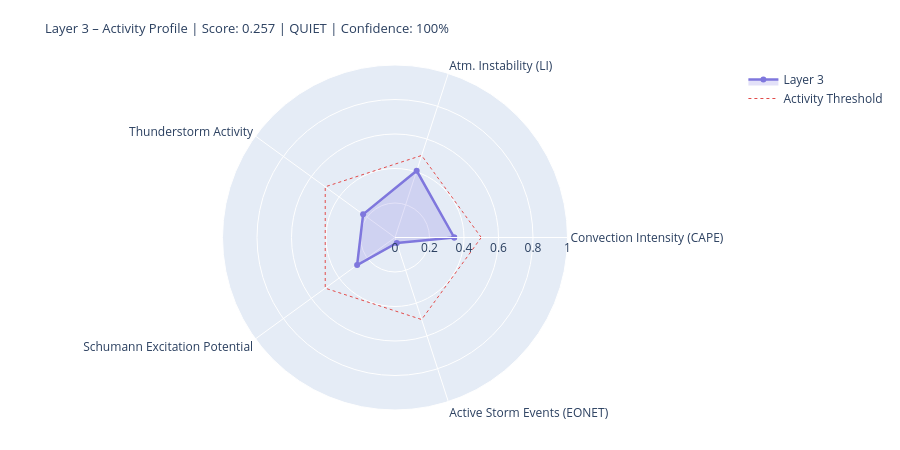

Notebook code for this chart:
### Markdown cell above
---
## 4. State Assessment & Handoff to Layer 4/5

### Code cell
# ============================================================
# LAYER-3-SCORE
# Five dynamic components
# ============================================================

def norm(v, lo, hi):
    if v is None or (isinstance(v, float) and math.isnan(v)): return None
    return round(max(0.0, min(1.0, (v - lo) / (hi - lo))), 4)

# --- 1) Convection intensity (global CAPE mean) ---
cape_mean = df_atm['cape'].dropna().mean() if not df_atm.empty else None
conv_score = norm(cape_mean, 0, 3000)
conv_src   = 'primary' if cape_mean is not None else 'missing'

# --- 2) Atmospheric instability (LI mean) ---
li_mean   = df_atm['li'].dropna().mean() if not df_atm.empty else None
# Negative LI = unstable → higher score
instab_score = norm(-li_mean if li_mean is not None else None, -6, 6)
instab_src   = 'primary' if li_mean is not None else 'missing'

# --- 3) Thunderstorm activity (mean thunder score + WMO count) ---
thunder_mean = df_atm['thunder_score'].mean() if not df_atm.empty else None
n_thunder    = int(df_atm['thunderstorm'].sum()) if not df_atm.empty else 0
thunder_score_val = norm(
    (thunder_mean or 0) * 0.7 + n_thunder * 0.1, 0, 1.0
) if thunder_mean is not None else None
thunder_src = 'primary'

# --- 4) Schumann excitation potential (weighted Schumann contribution) ---
schumann_pot = df_atm['schumann_contribution'].mean() if not df_atm.empty else None
# Boosted by Layer-2 thunderstorm trigger
if schumann_pot is not None and l2_thunder:
    schumann_pot = min(1.0, schumann_pot * 1.2)
schumann_score = norm(schumann_pot, 0, 1.0) if schumann_pot is not None else None
schumann_src   = 'derived'

# --- 5) Storm activity (NASA EONET) ---
# Distinction: None = data not loaded, 0.0 = loaded but no events
storm_score = None
storm_src   = 'missing'
if raw.get('storms') is not None:          # API reached successfully
    storm_score = norm(len(storm_events), 0, 30) if storm_events else 0.0
    storm_src   = 'primary'

# X-Ray and Kp: context only, not in dynamic score
# (X-Ray = Layer-0/4 driver; Kp = geomagnetic index, not a lightning proxy)
xray_context = None
if raw.get('xray'):
    df_xc = pd.DataFrame(raw['xray'])
    fc = next((c for c in df_xc.columns
               if any(k in c.lower() for k in ['flux','long']) and 'time' not in c.lower()),
              df_xc.columns[1])
    df_xc[fc] = pd.to_numeric(df_xc[fc], errors='coerce')
    xray_last = df_xc[fc].dropna().iloc[-1] if not df_xc[fc].dropna().empty else None
    if xray_last:
        xray_class = ('X' if xray_last>=1e-4 else 'M' if xray_last>=1e-5
                      else 'C' if xray_last>=1e-6 else 'B')
        xray_context = {'flux': float(xray_last), 'class': xray_class}
        print(f'X-Ray context: {xray_class}-class ({xray_last:.2e} W/m²)')

# --- Aggregate ---
COMPONENTS = {
    'Convection Intensity (CAPE)':  {'score': conv_score,       'source': conv_src,    'dynamic': True},
    'Atm. Instability (LI)':         {'score': instab_score,     'source': instab_src,  'dynamic': True},
    'Thunderstorm Activity':              {'score': thunder_score_val, 'source': thunder_src, 'dynamic': True},
    'Schumann Excitation Potential':   {'score': schumann_score,   'source': schumann_src,'dynamic': True},
    'Active Storm Events (EONET)': {'score': storm_score,      'source': storm_src,   'dynamic': True},
}

available   = {k: v['score'] for k, v in COMPONENTS.items() if v['score'] is not None}
unavailable = [k for k, v in COMPONENTS.items() if v['score'] is None]
layer3_score = round(sum(available.values()) / len(available), 4) if available else None
confidence   = round(len(available) / len(COMPONENTS), 2)
level = ('unknown' if layer3_score is None
         else 'quiet'   if layer3_score < 0.3
         else 'moderate' if layer3_score < 0.6
         else 'active')
dominant_l3 = max(available, key=available.get) if available else 'none'

# --- Ausgabe ---
W = 68
print('=' * W)
print('LAYER 3 – ATMOSPHERE / WEATHER / THUNDERSTORMS – STATE ASSESSMENT')
print('=' * W)
for name, comp in COMPONENTS.items():
    s = comp['score']
    if s is not None:
        bar = '█' * int(s * 20) + '░' * (20 - int(s * 20))
        print(f'  {name:<36} {bar}  {s:.3f}  [{comp["source"]}]')
    else:
        print(f'  {name:<36} {"─" * 20}  n/a   [missing]')
print('-' * W)
print(f'  Score:        {layer3_score:.3f}  ({len(available)}/{len(COMPONENTS)} components)')
print(f'  Confidence:   {confidence:.0%}')
print(f'  Level:        {level.upper()}')
print(f'  Dominant:     {dominant_l3}')
print(f'  CAPE mean:    {cape_mean:.0f} J/kg' if cape_mean else '  CAPE mean:    n/a')
print(f'  LI mean:      {li_mean:.1f} K' if li_mean is not None else '  LI mean:      n/a')
print(f'  Thunderstorms:{n_thunder} points (WMO)  +  {len(storm_events)} NASA EONET')
print('=' * W)

# Radar
cats   = list(available.keys())
vals_r = list(available.values())
if len(cats) >= 3:
    fig = go.Figure()
    fig.add_trace(go.Scatterpolar(
        r=vals_r + [vals_r[0]], theta=cats + [cats[0]],
        fill='toself', fillcolor='rgba(127,119,221,0.22)',
        line=dict(color='#7F77DD', width=2.5), name='Layer 3'
    ))
    fig.add_trace(go.Scatterpolar(
        r=[0.5] * (len(cats)+1), theta=cats + [cats[0]],
        line=dict(color='#E24B4A', dash='dot', width=1),
        mode='lines', name='Activity Threshold'
    ))
    fig.update_layout(
        title=dict(
            text=f'Layer 3 – Activity Profile | Score: {layer3_score:.3f} | {level.upper()} | Confidence: {confidence:.0%}',
            font=dict(size=13)
        ),
        polar=dict(radialaxis=dict(visible=True, range=[0, 1])),
        height=450, showlegend=True,
        margin=dict(l=60, r=60, t=65, b=40)
    )
    fig.show()

### Figure 1 — Plotly figure (JSON) as saved in the notebook; plotly's stock layout.template omitted (floating-point values rounded to 4 significant figures)
{"data": [{"fill": "toself", "fillcolor": "rgba(127,119,221,0.22)", "line": {"color": "#7F77DD", "width": 2.5}, "name": "Layer 3", "r": [0.3433, 0.4067, 0.2285, 0.2716, 0.0333, 0.3433], "theta": ["Convection Intensity (CAPE)", "Atm. Instability (LI)", "Thunderstorm Activity", "Schumann Excitation Potential", "Active Storm Events (EONET)", "Convection Intensity (CAPE)"], "type": "scatterpolar"}, {"line": {"color": "#E24B4A", "dash": "dot", "width": 1}, "mode": "lines", "name": "Activity Threshold", "r": [0.5, 0.5, 0.5, 0.5, 0.5, 0.5], "theta": ["Convection Intensity (CAPE)", "Atm. Instability (LI)", "Thunderstorm Activity", "Schumann Excitation Potential", "Active Storm Events (EONET)", "Convection Intensity (CAPE)"], "type": "scatterpolar"}], "layout": {"height": 450, "margin": {"b": 40, "l": 60, "r": 60, "t": 65}, "polar": {"radialaxis": {"range": [0, 1], "visible": true}}, "showlegend": true, "title": {"font": {"size": 13}, "text": "Layer 3 – Activity Profile | Score: 0.257 | QUIET | Confidence: 100%"}}}
